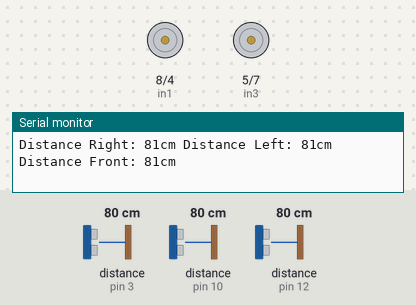
Simulated run of this sketch. Board: Arduino Uno, built with avr-gcc and run on an emulated ATmega328P. On the bench: motor-driver pin pairs drawn as motors (green arrow = first pin HIGH = forward, orange = second pin HIGH = backward, longer = more drive, scaled by the enable pin), the last lines printed to the serial monitor. The inputs (shaded band) are chosen by the test bench; at power-on: distance to the obstacle (sensors on pin 3, pin 12, pin 10) 80 cm.

Above: at 1.2 s.
1.3 s: distance to the obstacle (sensor on pin 3) set to 4 cm
At 2.4 s:
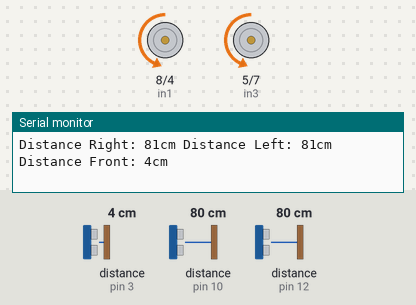
4.3 s: distance to the obstacle (sensor on pin 12) set to 4 cm
7.3 s: distance to the obstacle (sensor on pin 10) set to 18 cm
10.3 s: distance to the obstacle (sensor on pin 10) set to 23 cm
13.3 s: distance to the obstacle (sensor on pin 12) set to 250 cm
16.3 s: distance to the obstacle (sensor on pin 3) set to 250 cm
At 16.51 s:
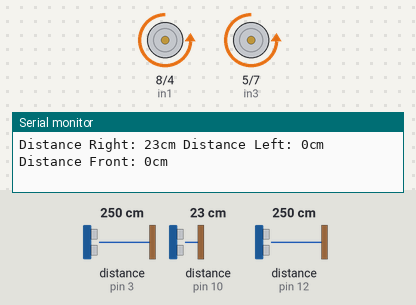
At 19.53 s:
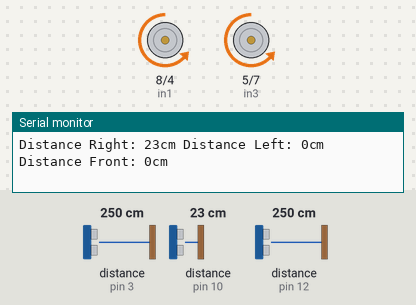
Timing chart, 0 to 20.3 s (numbered marks = the images above; inputs shaded):
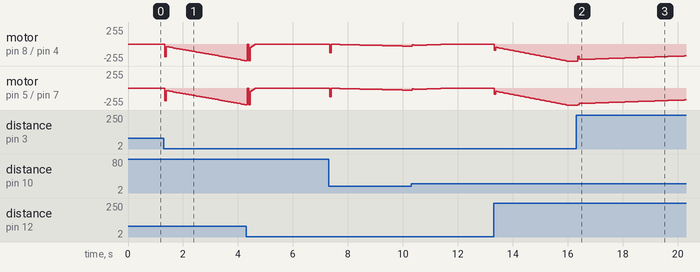

The sketch:

wallfolowersPID.ino
```cpp
#include <NewPing.h>
#include <PID_v1.h>

// Set up ultrasonic sensors
NewPing ultrasonic1(2,3,200); // sensor depan
NewPing ultrasonic2(13,12,200); // sensor kiri
NewPing ultrasonic3(11,10,200); // sensor kanan

// Set up motor driver
int enA = 9;
int in1 = 8;
int in2 = 4;
int enB = 6;
int in3 = 5;
int in4 = 7;

int distRight, distLeft, distFront;
double setPoint = 20; // jarak yang diinginkan dari dinding
double input, output;

PID myPID(&input, &output, &setPoint, 2, 5, 0.1, DIRECT);
void setup() {
pinMode(enA, OUTPUT);
pinMode(in1, OUTPUT);
pinMode(in2, OUTPUT);
pinMode(enB, OUTPUT);
pinMode(in3, OUTPUT);
pinMode(in4, OUTPUT);
Serial.begin(115200);

myPID.SetMode(AUTOMATIC);
myPID.SetSampleTime(50);
}

void loop() {
// Get distance from ultrasonic sensors
distRight = ultrasonic3.ping_cm();
distLeft = ultrasonic2.ping_cm();
distFront = ultrasonic1.ping_cm();
Serial.print("Distance Right: ");
Serial.print(distRight);
Serial.print("cm Distance Left: ");
Serial.print(distLeft);
Serial.print("cm Distance Front: ");
Serial.print(distFront);
Serial.println("cm");

// Menentukan sensor yang digunakan untuk kontrol PID
if (distRight < distLeft && distRight < distFront) {
input = distRight;
}
else if (distLeft < distRight && distLeft < distFront) {
input = distLeft;
}
else if (distFront < distRight && distFront < distLeft) {
input = distFront;
}
else {
input = distRight; // atau distLeft atau distFront
}

myPID.Compute();

if (output > 0) {
// Move forward
digitalWrite(in1, LOW);
digitalWrite(in2, HIGH);
digitalWrite(in3, LOW);
digitalWrite(in4, HIGH);
analogWrite(enA, output);
analogWrite(enB, output);
}
else if (output < 0) {
// Move backward
digitalWrite(in1, HIGH);
digitalWrite(in2, LOW);
digitalWrite(in3, HIGH);
digitalWrite(in4, LOW);
analogWrite(enA, -output);
analogWrite(enB, -output);
}
else {
// Stop
digitalWrite(in1, LOW);
digitalWrite(in2, LOW);
digitalWrite(in3, LOW);
digitalWrite(in4, LOW);
analogWrite(enA, 0);
analogWrite(enB, 0);
}
}
```

Measured:
- after the input at 16.3 s, motor on pin 5 (in3) / pin 7 (in4): moves from backward 255/255 to backward 178/255 over 3.9 s, starting after 0.05 s
